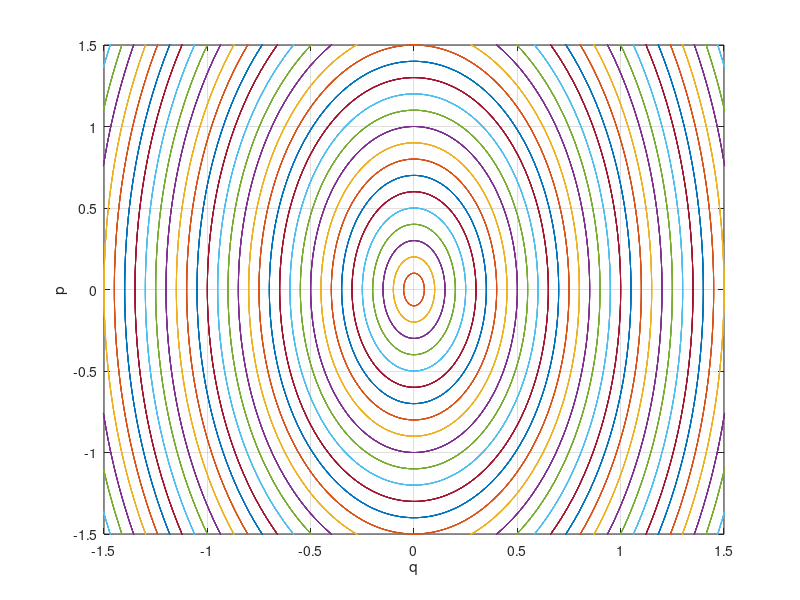

Source code (MATLAB):
m = 1 ;
omega = 2 ;
figure ('Name' , 'Phase Space') ;

q(1) = 0 ;
for p = 0:0.1:4

    p_der = @(q,p) - m*omega*omega*q ;
    q_der = @(p) p/m ;

    time(1) = 0 ;
    h = 0.01 ;

    it = 1 ;

    for t = 0 : h : 6*pi - h 
        q_start = q(it) ;
        p_start = p(it) ;
        q_end = q_start + h*q_der(p_start) ;
        p_end = p_start + h*p_der(q_start , p_start) ;

        q(it + 1) = q(it) + h/2 * (q_der(p_start) + q_der(p_end)) ;
        p(it + 1) = p(it) + h/2 * (p_der(q_start, p_start) + p_der(q_end, p_end)) ;

        it = it + 1 ;
        time(it) = t + h ;
    end

    plot (q , p) ;
    hold on ;
    xlabel ('q') ;
    ylabel ('p') ;
    xlim([-1.5,1.5]) ;
    ylim([-1.5,1.5]) ;
    grid on ;
    drawnow
end
